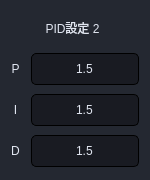
                     <widget class="QFrame" name="frame_75">
                      <property name="minimumSize">
                       <size>
                        <width>150</width>
                        <height>180</height>
                       </size>
                      </property>
                      <property name="maximumSize">
                       <size>
                        <width>150</width>
                        <height>180</height>
                       </size>
                      </property>
                      <property name="styleSheet">
                       <string notr="true">background-color: rgb(36, 40, 49);
border-radius: 5px;</string>
                      </property>
                      <property name="frameShape">
                       <enum>QFrame::StyledPanel</enum>
                      </property>
                      <property name="frameShadow">
                       <enum>QFrame::Raised</enum>
                      </property>
                      <layout class="QGridLayout" name="gridLayout_61">
                       <property name="topMargin">
                        <number>9</number>
                       </property>
                       <property name="bottomMargin">
                        <number>9</number>
                       </property>
                       <item row="3" column="1">
                        <widget class="QLineEdit" name="lineEdit_PID_2_D">
                         <property name="minimumSize">
                          <size>
                           <width>0</width>
                           <height>32</height>
                          </size>
                         </property>
                         <property name="maximumSize">
                          <size>
                           <width>16777215</width>
                           <height>16777215</height>
                          </size>
                         </property>
                         <property name="styleSheet">
                          <string notr="true">background-color: rgba(0, 0, 0,80);
color: rgb(225, 230, 241);
border-width: 1px;
border-style: solid;
border-radius: 5px;
padding-left:5px;
padding-right:5px;
font: 12px &quot;游ゴシック&quot;;
min-height:30;</string>
                         </property>
                         <property name="text">
                          <string>1.5</string>
                         </property>
                         <property name="alignment">
                          <set>Qt::AlignCenter</set>
                         </property>
                        </widget>
                       </item>
                       <item row="2" column="1">
                        <widget class="QLineEdit" name="lineEdit_PID_2_I">
                         <property name="minimumSize">
                          <size>
                           <width>0</width>
                           <height>32</height>
                          </size>
                         </property>
                         <property name="maximumSize">
                          <size>
                           <width>16777215</width>
                           <height>16777215</height>
                          </size>
                         </property>
                         <property name="styleSheet">
                          <string notr="true">background-color: rgba(0, 0, 0,80);
color: rgb(225, 230, 241);
border-width: 1px;
border-style: solid;
border-radius: 5px;
padding-left:5px;
padding-right:5px;
font: 12px &quot;游ゴシック&quot;;
min-height:30;</string>
                         </property>
                         <property name="text">
                          <string>1.5</string>
                         </property>
                         <property name="alignment">
                          <set>Qt::AlignCenter</set>
                         </property>
                        </widget>
                       </item>
                       <item row="0" column="0" colspan="2">
                        <widget class="QLabel" name="label_113">
                         <property name="minimumSize">
                          <size>
                           <width>0</width>
                           <height>32</height>
                          </size>
                         </property>
                         <property name="maximumSize">
                          <size>
                           <width>16777215</width>
                           <height>32</height>
                          </size>
                         </property>
                         <property name="styleSheet">
                          <string notr="true">font: 12px bold italic large &quot;游ゴシック&quot;;
color: rgb(225, 230, 241);
padding-right:5px;</string>
                         </property>
                         <property name="text">
                          <string>PID設定 2</string>
                         </property>
                         <property name="alignment">
                          <set>Qt::AlignCenter</set>
                         </property>
                        </widget>
                       </item>
                       <item row="2" column="0">
                        <widget class="QLabel" name="label_114">
                         <property name="minimumSize">
                          <size>
                           <width>0</width>
                           <height>32</height>
                          </size>
                         </property>
                         <property name="maximumSize">
                          <size>
                           <width>16777215</width>
                           <height>32</height>
                          </size>
                         </property>
                         <property name="styleSheet">
                          <string notr="true">font: 12px bold italic large &quot;游ゴシック&quot;;
color: rgb(225, 230, 241);
padding-right:5px;</string>
                         </property>
                         <property name="text">
                          <string>I</string>
                         </property>
                         <property name="alignment">
                          <set>Qt::AlignCenter</set>
                         </property>
                        </widget>
                       </item>
                       <item row="1" column="0">
                        <widget class="QLabel" name="label_115">
                         <property name="minimumSize">
                          <size>
                           <width>0</width>
                           <height>32</height>
                          </size>
                         </property>
                         <property name="maximumSize">
                          <size>
                           <width>16777215</width>
                           <height>32</height>
                          </size>
                         </property>
                         <property name="styleSheet">
                          <string notr="true">font: 12px bold italic large &quot;游ゴシック&quot;;
color: rgb(225, 230, 241);
padding-right:5px;</string>
                         </property>
                         <property name="text">
                          <string>P</string>
                         </property>
                         <property name="alignment">
                          <set>Qt::AlignCenter</set>
                         </property>
                        </widget>
                       </item>
                       <item row="3" column="0">
                        <widget class="QLabel" name="label_116">
                         <property name="minimumSize">
                          <size>
                           <width>0</width>
                           <height>32</height>
                          </size>
                         </property>
                         <property name="maximumSize">
                          <size>
                           <width>16777215</width>
                           <height>32</height>
                          </size>
                         </property>
                         <property name="styleSheet">
                          <string notr="true">font: 12px bold italic large &quot;游ゴシック&quot;;
color: rgb(225, 230, 241);
padding-right:5px;</string>
                         </property>
                         <property name="text">
                          <string>D</string>
                         </property>
                         <property name="alignment">
                          <set>Qt::AlignCenter</set>
                         </property>
                        </widget>
                       </item>
                       <item row="1" column="1">
                        <widget class="QLineEdit" name="lineEdit_PID_2_P">
                         <property name="minimumSize">
                          <size>
                           <width>0</width>
                           <height>32</height>
                          </size>
                         </property>
                         <property name="maximumSize">
                          <size>
                           <width>16777215</width>
                           <height>16777215</height>
                          </size>
                         </property>
                         <property name="styleSheet">
                          <string notr="true">background-color: rgba(0, 0, 0,80);
color: rgb(225, 230, 241);
border-width: 1px;
border-style: solid;
border-radius: 5px;
padding-left:5px;
padding-right:5px;
font: 12px &quot;游ゴシック&quot;;
min-height:30;</string>
                         </property>
                         <property name="text">
                          <string>1.5</string>
                         </property>
                         <property name="alignment">
                          <set>Qt::AlignCenter</set>
                         </property>
                        </widget>
                       </item>
                      </layout>
                     </widget>
